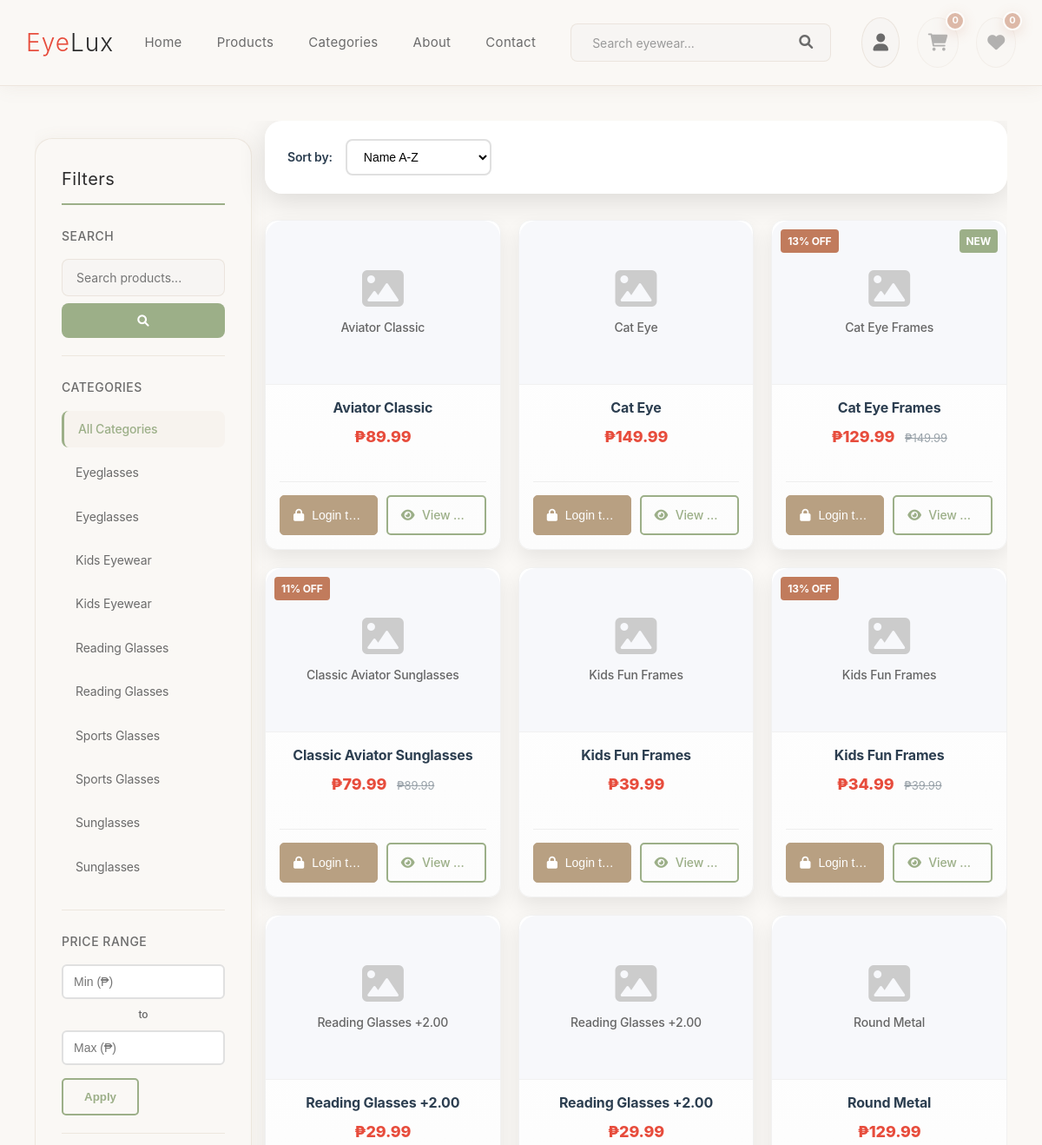
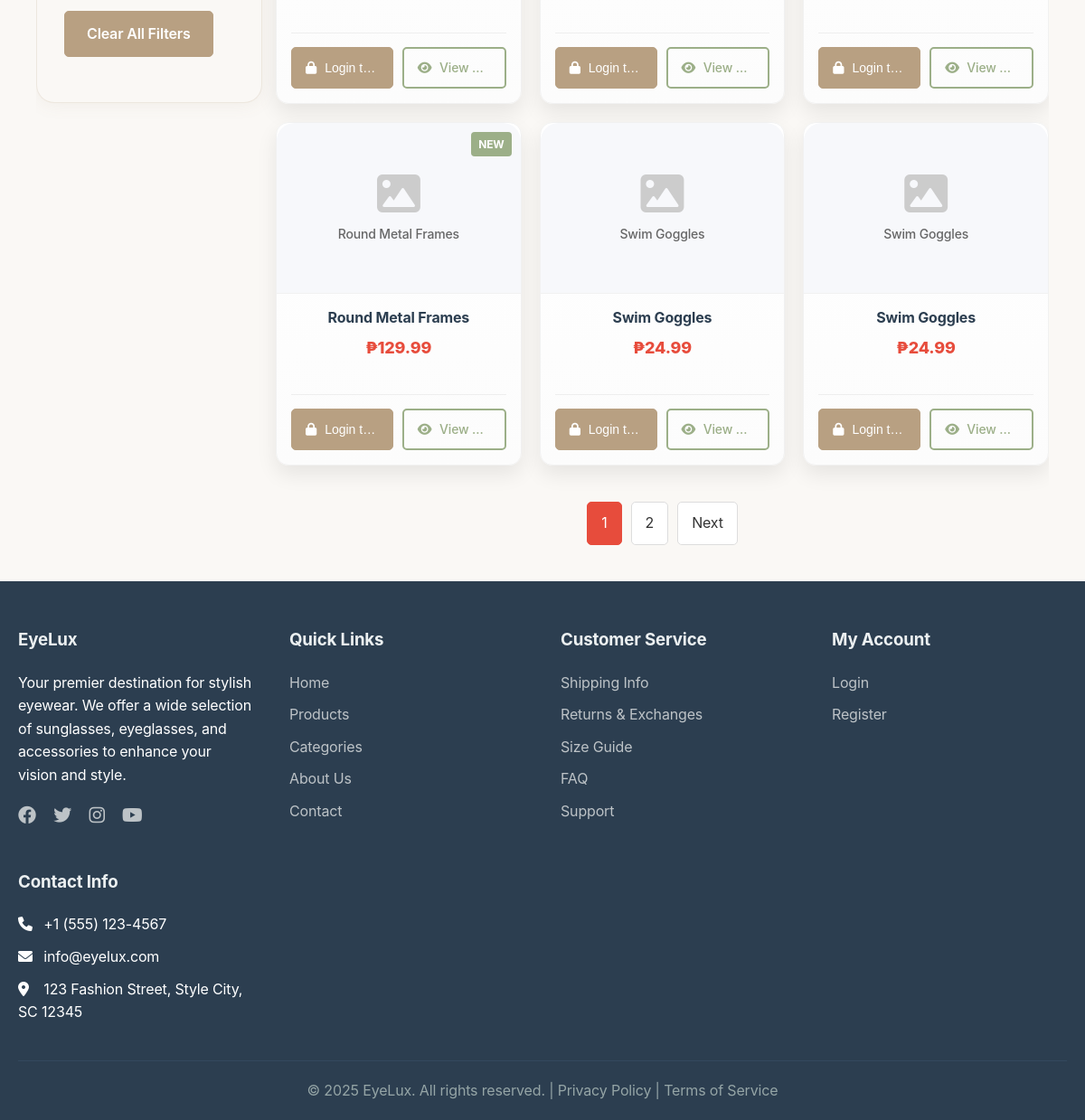
/products.php, run on the app's committed database (2 pictures, top to bottom).
### tables this page shows
CREATE TABLE `categories` (
  `category_id` int(11) NOT NULL AUTO_INCREMENT,
  `category_name` varchar(100) NOT NULL,
  `description` text DEFAULT NULL,
  `image_url` varchar(255) DEFAULT NULL,
  `created_at` timestamp NOT NULL DEFAULT current_timestamp(),
  `is_active` tinyint(1) DEFAULT 1,
  PRIMARY KEY (`category_id`)
);

CREATE TABLE `products` (
  `product_id` int(11) NOT NULL AUTO_INCREMENT,
  `category_id` int(11) DEFAULT NULL,
  `product_name` varchar(255) NOT NULL,
  `description` text DEFAULT NULL,
  `price` decimal(10,2) NOT NULL,
  `sale_price` decimal(10,2) DEFAULT NULL,
  `stock_quantity` int(11) DEFAULT 0,
  `sku` varchar(50) DEFAULT NULL,
  `brand` varchar(100) DEFAULT NULL,
  `model` varchar(100) DEFAULT NULL,
  `color` varchar(50) DEFAULT NULL,
  `size` varchar(20) DEFAULT NULL,
  `material` varchar(100) DEFAULT NULL,
  `gender` enum('unisex','men','women','kids') DEFAULT NULL,
  `image_url` varchar(255) DEFAULT NULL,
  `additional_images` longtext DEFAULT NULL CHECK (json_valid(`additional_images`)),
  `specifications` longtext DEFAULT NULL CHECK (json_valid(`specifications`)),
  `is_featured` tinyint(1) DEFAULT 0,
  `is_new_arrival` tinyint(1) DEFAULT 0,
  `rating` decimal(3,2) DEFAULT 0.00,
  `review_count` int(11) DEFAULT 0,
  `sales_count` int(11) DEFAULT 0,
  `created_at` timestamp NOT NULL DEFAULT current_timestamp(),
  `updated_at` timestamp NOT NULL DEFAULT current_timestamp() ON UPDATE current_timestamp(),
  `is_active` tinyint(1) DEFAULT 1,
  PRIMARY KEY (`product_id`),
  UNIQUE KEY `sku` (`sku`),
  KEY `idx_products_category` (`category_id`),
  KEY `idx_products_featured` (`is_featured`),
  KEY `idx_products_price` (`price`),
  KEY `idx_products_new_arrival` (`is_new_arrival`),
  KEY `idx_products_rating` (`rating`),
  KEY `idx_products_active` (`is_active`),
  CONSTRAINT `products_ibfk_1` FOREIGN KEY (`category_id`) REFERENCES `categories` (`category_id`)
);

### products.php (the view, shortened to what the rows shown need)
<?php
require_once 'includes/header.php';
$search_query = sanitizeInput($_GET['q'] ?? '');
$category_id = (int)($_GET['category'] ?? 0);
$min_price = !empty($_GET['min_price']) ? (float)$_GET['min_price'] : null;
$max_price = !empty($_GET['max_price']) ? (float)$_GET['max_price'] : null;
$sort = sanitizeInput($_GET['sort'] ?? 'name');
$page = max(1, (int)($_GET['page'] ?? 1));
$per_page = 12;
$offset = ($page - 1) * $per_page;
$categories = getAllCategories();
$products = searchProducts($search_query, $category_id, $min_price, $max_price, $sort, $per_page, $offset);
?>
<main>
    <div class="container">
        <div class="products-page">
            <div class="products-layout">
                <aside class="filters-sidebar">
                    <div class="filters-section">
                        <div class="filter-group">
                            <ul class="filter-list">
                                <?php foreach ($categories as $category): ?>
                                <li>
                                    <a href="products.php?category=<?php echo $category['category_id']; ?><?php echo $search_query ? '&q=' . urlencode($search_query) : ''; ?>"
                                       class="<?php echo $category_id == $category['category_id'] ? 'active' : ''; ?>">
                                        <?php echo htmlspecialchars($category['category_name']); ?>
                                    </a>
                                </li>
                                <?php endforeach; ?>
                            </ul>
                        </div>
                    </div>
                </aside>
                <div class="products-main">
                    <?php if (empty($products)): ?>
                        <div class="no-products">
                            <div class="no-products-icon">
                                <i class="fas fa-search"></i>
                            </div>
                            <h3>No products found</h3>
                            <p>We couldn't find any products matching your criteria.</p>
                            <?php if ($search_query || $category_id || $min_price !== null || $max_price !== null): ?>
                                <div class="no-products-suggestions">
                                    <p><strong>Try these suggestions:</strong></p>
                                    <ul>
                                        <?php if ($search_query): ?>
                                            <li>Check your spelling</li>
                                            <li>Try different keywords</li>
                                        <?php endif; ?>
                                        <?php if ($min_price !== null || $max_price !== null): ?>
                                            <li>Adjust your price range</li>
                                        <?php endif; ?>
                                        <li>Browse all categories</li>
                                        <li>Remove some filters</li>
                                    </ul>
                                </div>
                            <?php endif; ?>
                            <div class="no-products-actions">
                                <a href="products.php" class="btn btn-primary">View All Products</a>
                                <a href="categories.php" class="btn btn-outline">Browse Categories</a>
                            </div>
                        </div>
                    <?php else: ?>
                        <div class="product-grid">
                            <?php foreach ($products as $product): ?>
                            <div class="product-card">
                                <a href="product.php?id=<?php echo $product['product_id']; ?>" class="product-image">
                                    <?php if ($product['image_url'] && !empty($product['image_url'])): ?>
                                        <img src="<?php echo htmlspecialchars($product['image_url']); ?>"
                                             alt="<?php echo htmlspecialchars($product['product_name']); ?>"
                                             onerror="this.style.display='none'; this.nextElementSibling.style.display='flex';">
                                        <div class="no-image" style="display: none;">
                                            <i class="fas fa-image"></i>
                                            <span><?php echo htmlspecialchars($product['product_name']); ?></span>
                                        </div>
                                    <?php else: ?>
                                        <div class="no-image">
                                            <i class="fas fa-image"></i>
                                            <span><?php echo htmlspecialchars($product['product_name']); ?></span>
                                        </div>
                                    <?php endif; ?>
                                    <?php if ($product['sale_price'] && $product['sale_price'] < $product['price']): ?>
                                        <div class="sale-badge">
                                            <?php
                                            $discount = round((($product['price'] - $product['sale_price']) / $product['price']) * 100);
                                            echo $discount;
                                            ?>% OFF
                                        </div>
                                    <?php endif; ?>
                                    <?php if (!empty($product['is_new_arrival'])): ?>
                                        <div class="new-badge">NEW</div>
                                    <?php endif; ?>
                                </a>
                                <div class="product-info">
                                    <h3 class="product-name">
                                        <a href="product.php?id=<?php echo $product['product_id']; ?>">
                                            <?php echo htmlspecialchars($product['product_name']); ?>
                                        </a>
                                    </h3>
                                    <div class="product-price">
                                        <?php if ($product['sale_price'] && $product['sale_price'] < $product['price']): ?>
                                            <span class="sale-price"><?php echo formatPrice($product['sale_price']); ?></span>
                                            <span class="original-price"><?php echo formatPrice($product['price']); ?></span>
                                        <?php else: ?>
                                            <?php echo formatPrice($product['price']); ?>
                                        <?php endif; ?>
                                    </div>
                                    <div class="product-actions">
                                        <?php if ((int)$product['stock_quantity'] > 0): ?>
                                            <?php if (isLoggedIn()): ?>
                                                <button type="button" class="btn btn-primary add-to-cart-btn" onclick="addToCartAjax(<?php echo $product['product_id']; ?>)">
                                                    <i class="fas fa-shopping-cart"></i> Add to Cart
                                                </button>
                                            <?php else: ?>
                                                <button type="button" class="btn btn-warning" onclick="showLoginPrompt()">
                                                    <i class="fas fa-lock"></i> Login to Add
                                                </button>
                                            <?php endif; ?>
                                        <?php else: ?>
                                            <button type="button" class="btn btn-secondary" disabled>
                                                <i class="fas fa-times"></i> Out of Stock
                                            </button>
                                        <?php endif; ?>
                                        <a class="btn btn-outline" href="product.php?id=<?php echo $product['product_id']; ?>">
                                            <i class="fas fa-eye"></i> View Details
                                        </a>
                                    </div>
                                </div>
                            </div>
                            <?php endforeach; ?>
                        </div>
                    <?php endif; ?>
                </div>
            </div>
        </div>
    </div>
</main>
<?php require_once 'includes/footer.php'; ?>

### data on the page
categories: category_name "Eyeglasses"
categories: category_name "Eyeglasses"
categories: category_name "Kids Eyewear"
categories: category_name "Kids Eyewear"
categories: category_name "Reading Glasses"
categories: category_name "Reading Glasses"
categories: category_name "Sports Glasses"
categories: category_name "Sports Glasses"
categories: category_name "Sunglasses"
categories: category_name "Sunglasses"
products: product_name "Aviator Classic", price "₱89.99", stock_quantity "Login t…"
products: product_name "Cat Eye", price "₱149.99", stock_quantity "Login t…"
products: product_name "Cat Eye Frames", discount "13", is_new_arrival "NEW", sale_price "₱129.99", price "₱149.99", stock_quantity "Login t…"
products: product_name "Classic Aviator Sunglasses", discount "11", sale_price "₱79.99", price "₱89.99", stock_quantity "Login t…"
products: product_name "Kids Fun Frames", price "₱39.99", stock_quantity "Login t…"
products: product_name "Kids Fun Frames", discount "13", sale_price "₱34.99", price "₱39.99", stock_quantity "Login t…"
products: product_name "Reading Glasses +2.00", price "₱29.99", stock_quantity "Login t…"
products: product_name "Reading Glasses +2.00", price "₱29.99", stock_quantity "Login t…"
products: product_name "Round Metal", price "₱129.99", stock_quantity "Login t…"
products: product_name "Round Metal Frames", is_new_arrival "NEW", price "₱129.99", stock_quantity "Login t…"
products: product_name "Swim Goggles", price "₱24.99", stock_quantity "Login t…"
products: product_name "Swim Goggles", price "₱24.99", stock_quantity "Login t…"
